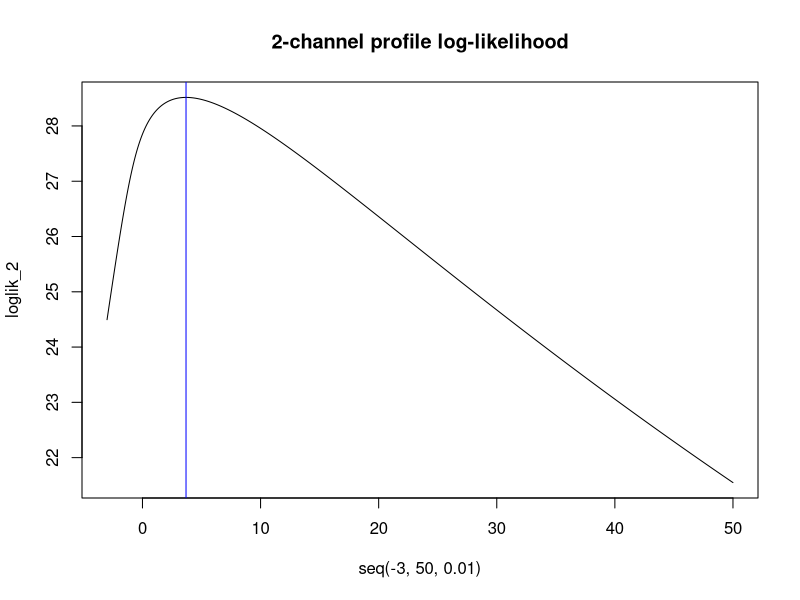

Here is the R script that generated this plot: (Note: this script raises an error after producing the figure.)
#####two channel case #######
data2<-(matrix(data =c(1,7,5,15,50,1,5,12,17,55),byrow = TRUE, nrow = 2, ncol = 5))
# profile log-likelihood
LogLik_P2 <- function(psi,data2){
  gamma_hat<-c()
  beta_hat<-c()
  logLik<-c()
  for (i in 1:2) {
    y1<-data2[i,1]
    y2<-data2[i,2]
    y3<-data2[i,3]
    t<-data2[i,4]
    u<-data2[i,5]
    
    A1=-(psi+u)^2+(1+t)*psi*(psi+u)
    B1=(psi+u)*(y1+2*y3+y2)-(1+t)*psi*(y1+y3)
    C1=-y3*(y1+y3+y2)
    
    if ((B1^2-4*A1*C1) < 0 ){
      gamma_hat[i] = (-B1)/(2*A1)
    } else {
      gamma_hat[i] = (-B1+sqrt(B1^2-4*A1*C1))/(2*A1)
    }
    if (A1 == 0 ){
      gamma_hat[i] = (-C1)/(B1)
    } 
    
    A2=(1+t)
    B2=(psi*gamma_hat[i]*(1+t)-(y1+y2))
    C2= -y2*psi*gamma_hat[i]
    
    if ((B2^2-4*A2*C2) < 0 ){
      beta_hat[i]  =  (-B2)/(2*A2)
    } else {
      beta_hat[i]  =  (-B2+(sqrt(B2^2-4*A2*C2)))/(2*A2)
    }
    #}
    if (y1 == 0 & y2 != 0 & y3 != 0){
      logLik[i] = y2*log(beta_hat[i]*t)+y3*log(gamma_hat[i]*u)-(psi*gamma_hat[i]+beta_hat[i]+beta_hat[i]*t+gamma_hat[i]*u)
    } else if (y1 != 0 & y2 == 0 & y3 != 0){
      logLik[i] = y1*log(psi*gamma_hat[i]+beta_hat[i])+y3*log(gamma_hat[i]*u)-(psi*gamma_hat[i]+beta_hat[i]+beta_hat[i]*t+gamma_hat[i]*u)
    } else if (y1 != 0 & y2 != 0 & y3 == 0){
      logLik[i] = y1*log(psi*gamma_hat[i]+beta_hat[i])+y2*log(beta_hat[i]*t)-(psi*gamma_hat[i]+beta_hat[i]+beta_hat[i]*t+gamma_hat[i]*u)
    } else if (y1 == 0 & y2 == 0 & y3 != 0){
      logLik[i] = y3*log(gamma_hat[i]*u)-(psi*gamma_hat[i]+beta_hat[i]+beta_hat[i]*t+gamma_hat[i]*u)
    } else if (y1 != 0 & y2 == 0 & y3 == 0){
      logLik[i] = y1*log(psi*gamma_hat[i]+beta_hat[i])-(psi*gamma_hat[i]+beta_hat[i]+beta_hat[i]*t+gamma_hat[i]*u)
    } else if (y1 == 0 & y2 != 0 & y3 == 0){
      logLik[i] = y2*log(beta_hat[i]*t)-(psi*gamma_hat[i]+beta_hat[i]+beta_hat[i]*t+gamma_hat[i]*u)
    } else if (y1 == 0 & y2 == 0 & y3 == 0){
      logLik[i] = -(psi*gamma_hat[i]+beta_hat[i]+beta_hat[i]*t+gamma_hat[i]*u)
    } else{
      logLik[i] = y1*log(psi*gamma_hat[i]+beta_hat[i])+y2*log(beta_hat[i]*t)+y3*log(gamma_hat[i]*u)-(psi*gamma_hat[i]+beta_hat[i]+beta_hat[i]*t+gamma_hat[i]*u)
    }
  }
  logLik<-sum(logLik)
  return(logLik)
}

########## psi_hat MLE ############
optimize(LogLik_P2, interval=c(-5, 50), maximum=TRUE,tol = 0.0000001,data2)$maximum #3.688137

######### 2-channel profile log-likelihood #############
loglik_2<-c()
for (i in 1:length(seq(-3,50,0.01))){
  loglik_2[i]<-LogLik_P2(seq(-3,50,0.01)[i],data2)
}

plot(seq(-3,50,0.01),loglik_2,type="l",main='2-channel profile log-likelihood')
abline(v=optimize(LogLik_P2, data2,interval=c(-5, 50), maximum=TRUE)$maximum, col="blue")

######## R(psi) ###########
r_root2<-function(psi,data2){
  r<-c()
  for (i in 1:length(psi)){
    psi_hat<-optimize(LogLik_P2, interval=c(-5, 50),data2, maximum=TRUE,tol = 0.0000001)$maximum 
    log_psihat<-LogLik_P2(psi_hat,data2)
    logpsi<-LogLik_P2(psi[i],data2)
    if((log_psihat-logpsi)<0){
      r[i]<-0
    } else{
      r[i]<-sign(psi_hat-psi[i])*sqrt(2*(log_psihat-logpsi))
    }
  }
  return(r)
}


###################################################################################################################
####### R*of 2-channel####
gamma_hat<-c()
beta_hat<-c()
gammahat<-c()
betahat<-c()

# Modified likelihood root test statistic R*:
R_star2<-function(psi,data2){
  ### constrained MLEs ####
  for (i in 1:2) {
    y1<-data2[i,1]
    y2<-data2[i,2]
    y3<-data2[i,3]
    t<-data2[i,4]
    u<-data2[i,5]
    
    A1=-(psi+u)^2+(1+t)*psi*(psi+u)
    B1=(psi+u)*(y1+2*y3+y2)-(1+t)*psi*(y1+y3)
    C1=-y3*(y1+y3+y2)
    
    if ((B1^2-4*A1*C1) < 0 ){
      gamma_hat[i] = (-B1)/(2*A1)
    } else {
      gamma_hat[i] = (-B1+sqrt(B1^2-4*A1*C1))/(2*A1)
    }
    if (A1 == 0 ){
      gamma_hat[i] = (-C1)/(B1)
    } 
    
    A2=(1+t)
    B2=(psi*gamma_hat[i]*(1+t)-(y1+y2))
    C2= -y2*psi*gamma_hat[i]
    
    if ((B2^2-4*A2*C2) < 0 ){
      beta_hat[i]  =  (-B2)/(2*A2)
    } else {
      beta_hat[i]  =  (-B2+(sqrt(B2^2-4*A2*C2)))/(2*A2)
    }
  }
  #### overall MLEs ##
  ooo<-optimize(LogLik_P2, interval=c(-5, 50), maximum=TRUE,tol = 0.0000001,data2)
  psihat<-ooo$maximum
  for (i in 1:2) {
    y1<-data2[i,1]
    y2<-data2[i,2]
    y3<-data2[i,3]
    t<-data2[i,4]
    u<-data2[i,5]
    A1=-(psihat+u)^2+(1+t)*psihat*(psihat+u)
    B1=(psihat+u)*(y1+2*y3+y2)-(1+t)*psihat*(y1+y3)
    C1=-y3*(y1+y3+y2)
    
    if ((B1^2-4*A1*C1) < 0 ){
      gammahat[i] = (-B1)/(2*A1)
    } else {
      gammahat[i] = (-B1+sqrt(B1^2-4*A1*C1))/(2*A1)
    }
    if (A1 == 0 ){
      gammahat[i] = (-C1)/(B1)
    }
    A2=(1+t)
    B2=(psihat*gammahat*(1+t)-(y1+y2))
    C2= -y2*psihat*gammahat
    
    if ((B2^2-4*A2*C2) < 0 ){
      betahat[i]  =  (-B2)/(2*A2)
    } else {
      betahat[i]  =  (-B2+(sqrt(B2^2-4*A2*C2)))/(2*A2)
    }
  }
  ############################################
  t<-data2[1:2,4]
  u<-data2[1:2,5]
  y1<-data2[1:2,1]
  y2<-data2[1:2,2]
  y3<-data2[1:2,3]
  ###########################################
  U11<- sum(gammahat*log(gammahat*psihat+betahat))-sum(gammahat*log(gamma_hat*psi+beta_hat))
  U21<- log(gammahat[1]*psihat+betahat[1])+t[1]*log(betahat[1]*t[1])-(log(gamma_hat[1]*psi+beta_hat[1])+t[1]*log(beta_hat[1]*t[1]))
  U31<- psihat*log(gammahat[1]*psihat+betahat[1])+u[1]*log(gammahat[1]*u[1])-( psihat*log(gamma_hat[1]*psi+beta_hat[1])+u[1]*log(gamma_hat[1]*u[1]))
  U41<- log(gammahat[2]*psihat+betahat[2])+t[2]*log(betahat[2]*t[2])-(log(gamma_hat[2]*psi+beta_hat[2])+t[2]*log(beta_hat[2]*t[2]))
  U51<- psihat*log(gammahat[2]*psihat+betahat[2])+u[2]*log(gammahat[2]*u[2])-(psihat*log(gamma_hat[2]*psi+beta_hat[2])+u[2]*log(gamma_hat[2]*u[2]))
  U12<- gammahat[1]/(gamma_hat[1]*psi+beta_hat[1])
  U22<- 1/(gamma_hat[1]*psi+beta_hat[1])+t[1]/beta_hat[1]
  U32<- psihat/(gamma_hat[1]*psi+beta_hat[1])
  U42=U52=0
  U13<- (psi*gammahat[1])/(gamma_hat[1]*psi+beta_hat[1])
  U23<-psi/(gamma_hat[1]*psi+beta_hat[1])
  U33<-(psi*psihat)/(gamma_hat[1]*psi+beta_hat[1])+u[1]/gamma_hat[1]
  U43=U53=0
  U14<- gammahat[2]/(gamma_hat[2]*psi+beta_hat[2])
  U24=U34=0
  U44<- 1/(gamma_hat[2]*psi+beta_hat[2])+t[2]/beta_hat[2]
  U54<- psihat/(gamma_hat[2]*psi+beta_hat[2])
  U15<- (psi*gammahat[2])/(gamma_hat[2]*psi+beta_hat[2])
  U25=U35=0
  U45<- psi/(gamma_hat[2]*psi+beta_hat[2])
  U55<-(psi*psihat)/(gamma_hat[2]*psi+beta_hat[2])+u[2]/gamma_hat[2]
  
  U<-matrix(c(U11,U12,U13,U14,U15, U21,U22,U23,U24,U25, 
              U31,U32,U33,U34,U35, U41,U42,U43,U44,U45, U51,U52,U53,U54,U55), nrow=5, byrow=TRUE)
  ###########################################
  L11<-sum((gammahat*gammahat)/(gammahat*psihat+betahat))
  L12<-gammahat[1]/(gammahat[1]*psihat+betahat[1])
  L13<-(psihat*gammahat[1])/(gammahat[1]*psihat+betahat[1])
  L14<-(gammahat[2])/(gammahat[2]*psihat+betahat[2])
  L15<-(psihat*gammahat[2])/(gammahat[2]*psihat+betahat[2])
  L21<-L12
  L22<-1/(gammahat[1]*psihat+betahat[1])+t[1]/betahat[1]
  L23<-psihat/(gammahat[1]*psihat+betahat[1])
  L24=L25=L34=L35=L42=L43=L52=L53=0
  L31=L13
  L32=L23
  L33<-(psihat*psihat)/(gammahat[1]*psihat+betahat[1])+u[1]/gammahat[1]
  L41=L14
  L44<-1/(gammahat[2]*psihat+betahat[2])+t[2]/betahat[2]
  L45<-psihat/(gammahat[2]*psihat+betahat[2])
  L51=L15
  L54=L45
  L55<-(psihat*psihat)/(gammahat[2]*psihat+betahat[2])+u[2]/gammahat[2]
  
  L<-matrix(c(L11,L12,L13,L14,L15, L21,L22,L23,L24,L25, 
              L31,L32,L33,L34,L35, L41,L42,L43,L44,L45, L51,L52,L53,L54,L55), nrow=5, byrow=TRUE)
  
  ###########################################
  J11<-sum((y1*gammahat*gammahat)/(gammahat*psihat+betahat))
  J12<-(y1[1]*gammahat[1])/(gammahat[1]*psihat+betahat[1])^2
  J13<-1-(y1[1]*betahat[1])/(gammahat[1]*psihat+betahat[1])^2
  J14<- (y1[2]*gammahat[2])/(gammahat[2]*psihat+betahat[2])^2
  J15<- 1-(y1[2]*betahat[2])/(gammahat[2]*psihat+betahat[2])^2
  J21<-J12
  J22<-(y1[1])/(gammahat[1]*psihat+betahat[1])^2+y2[1]/(betahat[1])^2
  J23<- (y1[1]*psihat)/(gammahat[1]*psihat+betahat[1])^2
  J24=J25=J34=J35=J42=J43=J52=J53=0
  J31=J13
  J32=J23
  J33<- (y1[1]*psihat*psihat)/(gammahat[1]*psihat+betahat[1])^2+y3[1]/(gammahat[1])^2
  J41=J14
  J44<- (y1[2])/(gammahat[2]*psihat+betahat[2])^2+y2[2]/(betahat[2])^2
  J45<- (y1[2]*psihat)/(gammahat[2]*psihat+betahat[2])^2
  J51=J15
  J54=J45
  J55<- (y1[2]*psihat*psihat)/(gammahat[2]*psihat+betahat[2])^2+y3[2]/(gammahat[2])^2
  
  J<-matrix(c(J11,J12,J13,J14,J15, J21,J22,J23,J24,J25, 
              J31,J32,J33,J34,J35, J41,J42,J43,J44,J45, J51,J52,J53,J54,J55), nrow=5, byrow=TRUE)
  
  ###########################################
  
  j11<-(y1[1])/(gamma_hat[1]*psi+beta_hat[1])^2+y2[1]/(beta_hat[1])^2
  j12<-(y1[1]*psi)/(gamma_hat[1]*psi+beta_hat[1])^2
  j13=j14=j23=j24=j31=j32=j41=j42=0
  j21<-j12
  j22<-(y1[1]*psi*psi)/(gamma_hat[1]*psi+beta_hat[1])^2+y3[1]/(gamma_hat[1])^2
  j33<-(y1[2])/(gamma_hat[2]*psi+beta_hat[2])^2+y2[2]/(beta_hat[2])^2
  j34<-(y1[2]*psi)/(gamma_hat[2]*psi+beta_hat[2])^2
  j43=j34
  j44<-(y1[2]*psi*psi)/(gamma_hat[2]*psi+beta_hat[2])^2+y3[2]/(gamma_hat[2])^2
  
  j<-matrix(c(j11,j12,j13,j14, j21,j22,j23,j24,
              j31,j32,j33,j34, j41,j42,j43,j44), nrow=4, byrow=TRUE)
  
  ############################################
  v<-(det(U)/det(L))*sqrt(det(J)/det(j))
  R<-r_root2(psi,data2)+(1/r_root2(psi,data2))*log(v/r_root2(psi,data2))
  return(R)
}
  
######### pvalue ############  
1-pnorm(R_star2(0,data2)) # 0.1067988

######## CI ########
psi_<-seq(-3,50,0.001)
x<-psi_
R_<-c()
for (i in 1:length(psi_)){
  R_[i]<-pnorm(R_star2(psi_[i],data2))
  U_R<-x[which.min(abs(R_-0.99))] 
  L_R<-x[which.min(abs(R_-0.01))]
}
#R_
U_R #-2.219
L_R #24.546
x[which.min(abs(R_-0.5))] #3.735
#L_R-U_R= 26.765

#significance functions:
plot(psi_,R_,type='l',lty=1,main='')
pnorm(R_star2(3.735,data2))

###############################################




















